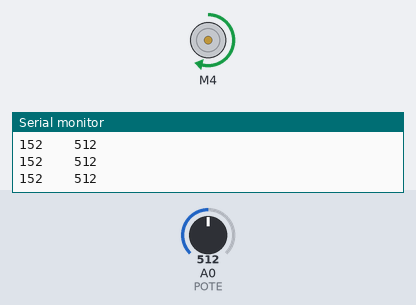
The sketch below on a simulated Arduino Uno, built with avr-gcc and run on an emulated ATmega328P. Parts: DC motor (green arrow = forward, orange = backward, longer = faster), the last lines printed to the serial monitor. The inputs (shaded band) are chosen by the test bench; at power-on: A0 (POTE) = 512.

Above: at 1.2 s.
1.3 s: A0 (POTE) set to 716
At 2.5 s:
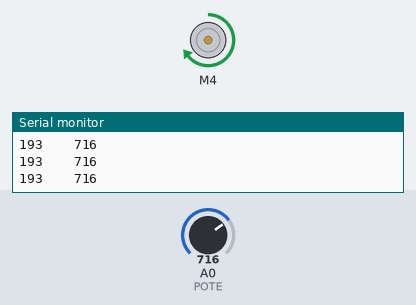
2.8 s: A0 (POTE) set to 11
At 3.7 s:
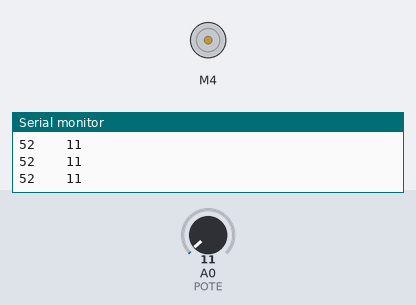
4.3 s: A0 (POTE) set to 8
7.3 s: A0 (POTE) set to 1023
At 8.3 s:
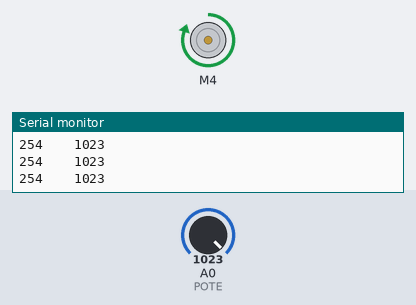
8.8 s: A0 (POTE) set to 1007
At 9.4 s:
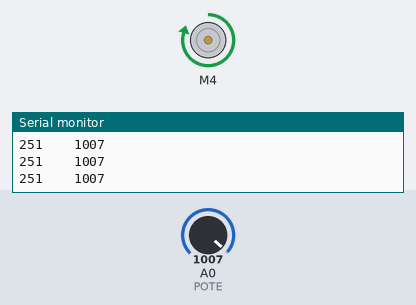
11.8 s: A0 (POTE) set to 983
At 13.1 s:
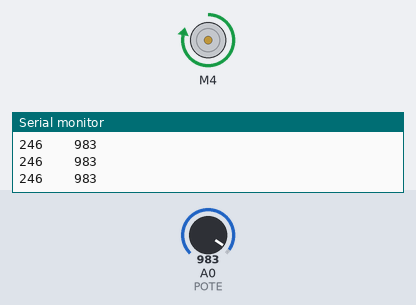
Timing chart, 0 to 14.3 s (numbered marks = the images above; inputs shaded):
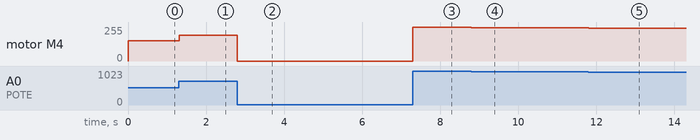

Measured:
- after the input at 1.3 s, motor M4: forward 152/255 → forward 193/255 at once
- after the input at 2.8 s, motor M4: forward 193/255 → stopped at once
- after the input at 7.3 s, motor M4: stopped → forward 254/255 at once
- after the input at 8.8 s, motor M4: forward 254/255 → forward 251/255 at once
- after the input at 11.8 s, motor M4: forward 251/255 → forward 246/255 at once

The sketch:

Control_motor.ino
```cpp
#include <AFMotor.h>
#define POTE A0
#define TIEMPO 1000

// motores DC
AF_DCMotor motor(4);

int potenciometro = 0;
int velocidad = 0;
unsigned long tiempoAnterior;
int velocidadAnterior = 0;

void setup()
{
  Serial.begin(9600);
  Serial.println("Puerto listo");
}
void loop()
{
  potenciometro = analogRead(POTE);
  velocidad = map(potenciometro, 0, 1024, 50, 255);
  motor.setSpeed(velocidad);
  if (velocidad > 80)
  {
    motor.run(FORWARD);
  }
  else
  {
    motor.run(RELEASE);
  }

  if (velocidad != velocidadAnterior && millis() - tiempoAnterior >= TIEMPO)
  {
    Serial.print(velocidad);
    Serial.print("\t\t");
    Serial.println(potenciometro);
  }
}
```
